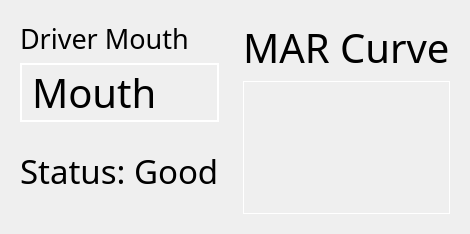
                  <widget class="QWidget" name="page_mouth">
                   <property name="maximumSize">
                    <size>
                     <width>900</width>
                     <height>605</height>
                    </size>
                   </property>
                   <layout class="QHBoxLayout" name="horizontalLayout_12">
                    <item>
                     <widget class="QWidget" name="widget" native="true">
                      <layout class="QGridLayout" name="gridLayout_9">
                       <item row="0" column="0">
                        <widget class="QLabel" name="label_2">
                         <property name="font">
                          <font>
                           <family>Fira Code Retina</family>
                           <pointsize>20</pointsize>
                          </font>
                         </property>
                         <property name="text">
                          <string>Driver Mouth</string>
                         </property>
                        </widget>
                       </item>
                       <item row="1" column="0">
                        <widget class="QLabel" name="label">
                         <property name="sizePolicy">
                          <sizepolicy hsizetype="Expanding" vsizetype="Expanding">
                           <horstretch>0</horstretch>
                           <verstretch>0</verstretch>
                          </sizepolicy>
                         </property>
                         <property name="font">
                          <font>
                           <family>Fira Code Retina</family>
                           <pointsize>30</pointsize>
                          </font>
                         </property>
                         <property name="styleSheet">
                          <string notr="true">border:2px solid white
</string>
                         </property>
                         <property name="text">
                          <string>Mouth</string>
                         </property>
                        </widget>
                       </item>
                       <item row="2" column="0">
                        <widget class="QLabel" name="label_4">
                         <property name="text">
                          <string/>
                         </property>
                        </widget>
                       </item>
                       <item row="3" column="0">
                        <widget class="QLabel" name="label_24">
                         <property name="font">
                          <font>
                           <family>Fira Code Medium</family>
                           <pointsize>25</pointsize>
                          </font>
                         </property>
                         <property name="text">
                          <string>Status: Good</string>
                         </property>
                        </widget>
                       </item>
                       <item row="4" column="0">
                        <widget class="QLabel" name="label_25">
                         <property name="text">
                          <string/>
                         </property>
                        </widget>
                       </item>
                      </layout>
                     </widget>
                    </item>
                    <item>
                     <widget class="QWidget" name="widget_2" native="true">
                      <layout class="QGridLayout" name="gridLayout_10">
                       <item row="0" column="0">
                        <widget class="QLabel" name="label_3">
                         <property name="font">
                          <font>
                           <family>Fira Code Retina</family>
                           <pointsize>30</pointsize>
                          </font>
                         </property>
                         <property name="text">
                          <string>MAR Curve</string>
                         </property>
                        </widget>
                       </item>
                       <item row="1" column="0">
                        <widget class="QWidget" name="widget_15" native="true">
                         <property name="sizePolicy">
                          <sizepolicy hsizetype="Expanding" vsizetype="Expanding">
                           <horstretch>0</horstretch>
                           <verstretch>0</verstretch>
                          </sizepolicy>
                         </property>
                         <property name="styleSheet">
                          <string notr="true">border:1px solid white
</string>
                         </property>
                        </widget>
                       </item>
                      </layout>
                     </widget>
                    </item>
                   </layout>
                  </widget>
